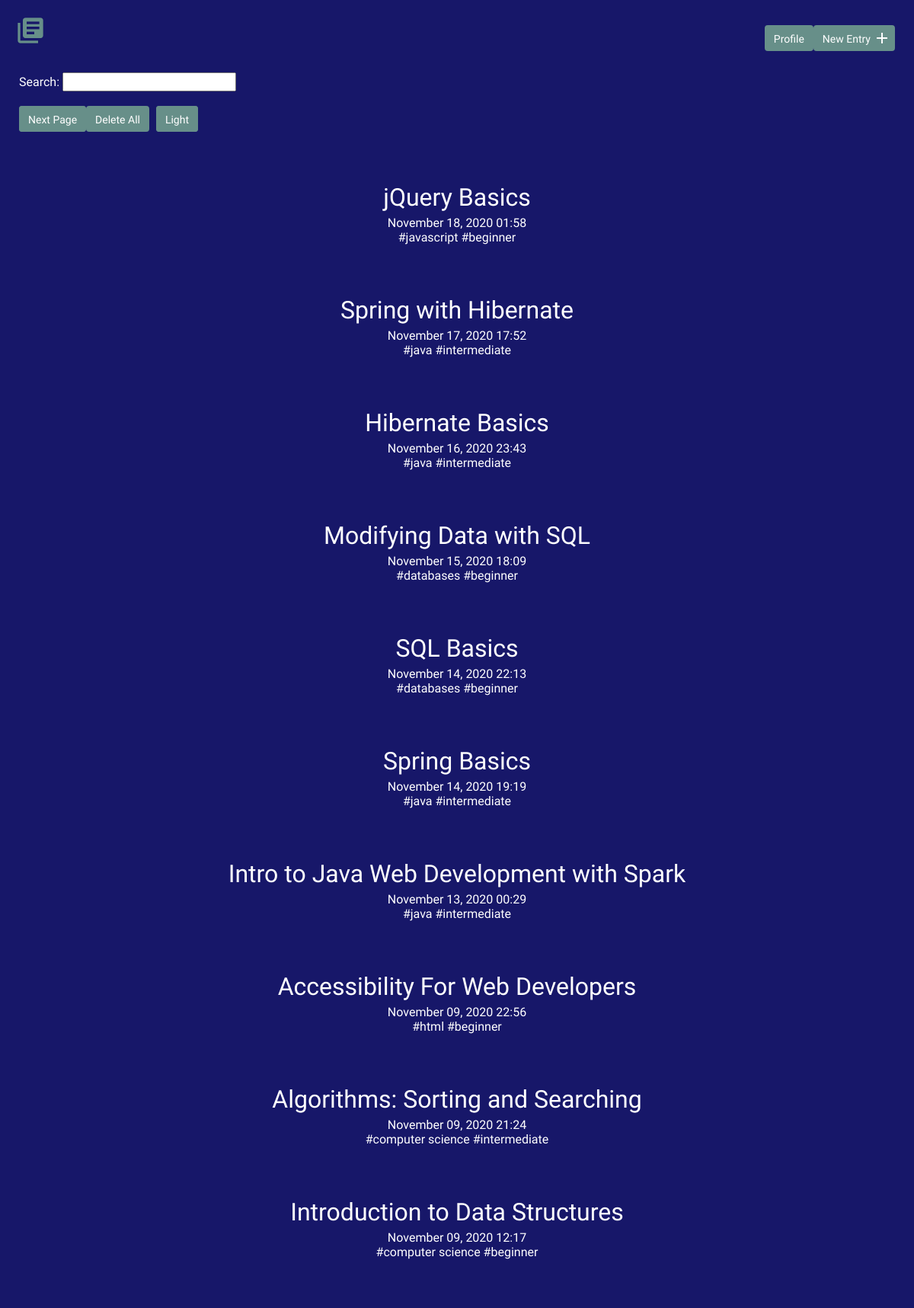
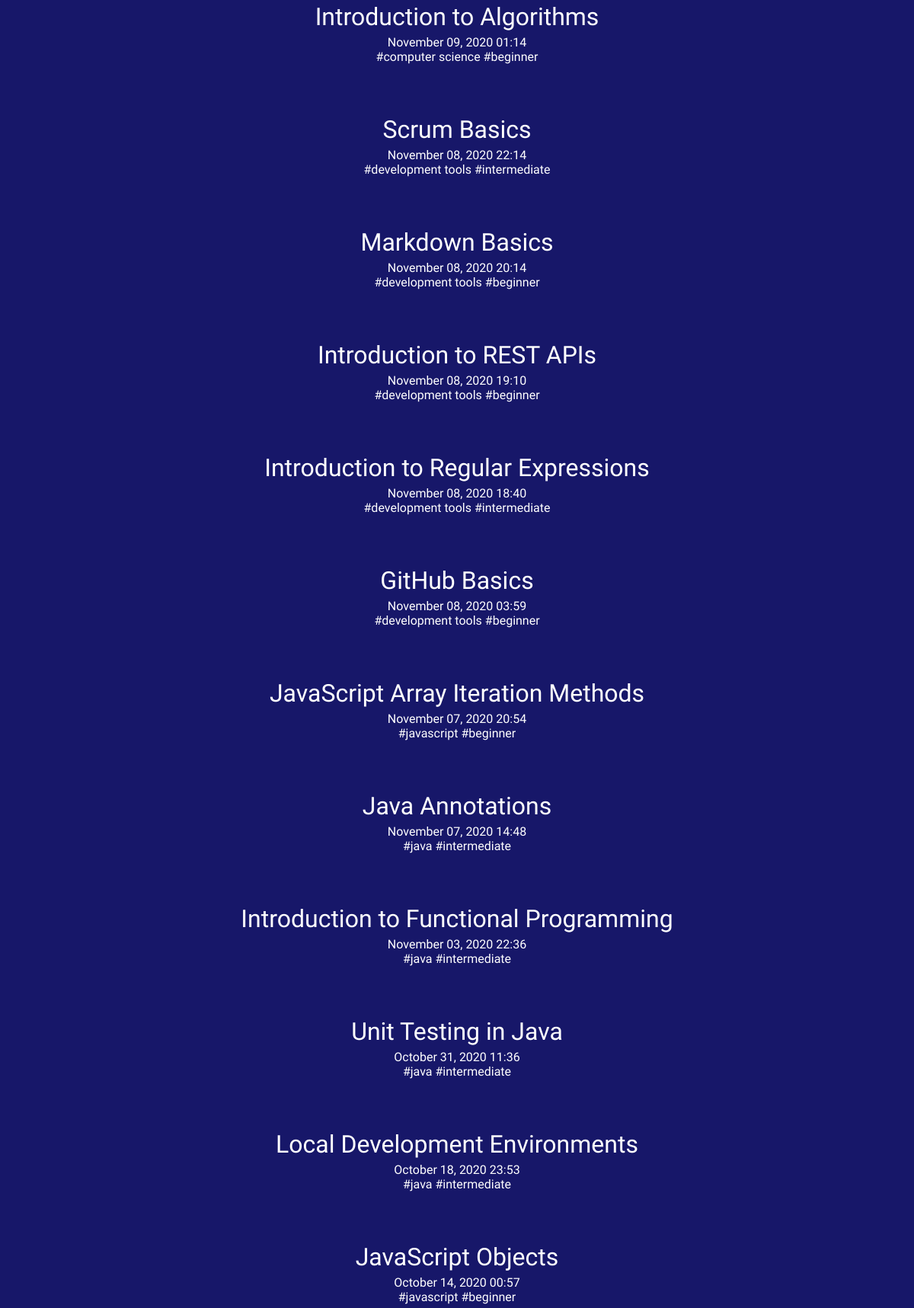
The page / (upper part) on the database its author committed (2 pictures, top to bottom).
### tables this page shows
CREATE TABLE "entries" (
	"id"	INTEGER NOT NULL PRIMARY KEY AUTOINCREMENT,
	"title"	TEXT NOT NULL,
	"date"	TEXT NOT NULL,
	"time"	TEXT NOT NULL,
	"time_spent_h"	INTEGER NOT NULL,
	"time_spent_m"	INTEGER NOT NULL,
	"learned"	BLOB NOT NULL,
	"resources"	BLOB
);

### inc/functions.php (called while the page is built, shortened)
<?php
function get_entry_list($limit, $offset) {
    include 'connection.php';
    $sql = "SELECT id, title, date, time FROM entries ";
    $sql .= "ORDER BY date DESC, time DESC, id DESC LIMIT :limit OFFSET :offset";
    try {
        $results = $db->prepare($sql);
        $results->bindValue('limit', $limit, PDO::PARAM_INT);
        $results->bindValue('offset', $offset, PDO::PARAM_INT);
        $results->execute();
    } catch (Exception $e) {
        echo "Error: " . $e->getMessage() . "<br>";
        return array();
    }
    return $results->fetchAll();
}
function get_tags($entry_id) {
    include 'connection.php';
    $sql = 'SELECT tag FROM tags ';
    $sql .= 'JOIN entry_tag ON tags.id = entry_tag.tag_id ';
    $sql .= 'JOIN entries ON entry_tag.entry_id = entries.id ';
    $sql .= 'WHERE entries.id = :entry_id';
    try {
        $results = $db->prepare($sql);
        $results->bindValue('entry_id', $entry_id, PDO::PARAM_INT);
        $results->execute();
    } catch (Exception $e) {
        echo "Error: " . $e->getMessage() . "<br>";
        return array();
    }
    return $results->fetchAll(PDO::FETCH_COLUMN, 0);
}

### index.php (the view, shortened to what this page needs)
<?php
require 'inc/functions.php';
$page = filter_input(INPUT_GET, 'p', FILTER_SANITIZE_NUMBER_INT);
if (empty($page)) {
    $page = 1;
}
$limit = 25;
$offset = $limit * ($page - 1);
include 'inc/header.php';
?>
    <section>
      <div class="container">
        <form method="get">
          Search:
          <input type="search" name="search" required>
        </form>
        <br>
        <?php
        if (empty($entries) && count(get_entry_list($limit, $offset)) >= $limit) {
            echo "<a href='index.php?p=" . ($page+1). "' class='button'>Next Page</a>";
        }
        if (!empty(get_entry_list($limit, $offset))) {
            echo "<input type='submit' class='button' value='Delete All' onclick='confirmDeleteAll()'>";
        }
        ?>
        <?php
        if (!empty($entries) && $page > 1) {
            echo "<a href='index_l.php?search=" . trim($search) . "&p=" . $page . "' class='button'>Light</a>";
        } elseif (!empty($entries) && $page == 1) {
            echo "<a href='index_l.php?search=" . trim($search) . "' class='button'>Light</a>";
        } elseif (empty($entries) && $page > 1) {
            echo "<a href='index_l.php?p=" . $page . "' class='button'>Light</a>";
        } else {
            echo "<a href='index_l.php' class='button'>Light</a>";
        }
        ?>
        <div class="entry-list">
          <?php
          if (isset($entries)) {
              foreach ($entries as $entry) {
                  echo "<article>";
                  echo "<h2><a href='detail.php?id=" . $entry['id'] . "'>" . $entry['title'] . "</a></h2>";
                  echo "<time datetime='" . $entry['date'] . " " . $entry['time'] . "'>" . date("F d, Y H:i", strtotime($entry['date'] . " " . $entry['time'])) . "</time><br>";
                  $tags = get_tags($entry['id']);
                  foreach ($tags as $tag) {
                      echo "<a href='tags.php?tag=" . $tag . "'>#" . $tag . "</a> ";
                  }
                  echo "</article>";
              }
          } else {
              foreach (get_entry_list($limit, $offset) as $item) {
                  echo "<article>";
                  echo "<h2><a href='detail.php?id=" . $item['id'] . "'>" . $item['title'] . "</a></h2>";
                  echo "<time datetime='" . $item['date'] . " " . $item['time'] . "'>" . date("F d, Y H:i", strtotime($item['date'] . " " . $item['time'])) . "</time><br>";
                  $tags = get_tags($item['id']);
                  foreach ($tags as $tag) {
                      echo "<a href='tags.php?tag=" . $tag . "'>#" . $tag . "</a> ";
                  }
                  echo "</article>";
              }
          }
          ?>
        </div>
      </div>
    </section>
<?php include 'inc/footer.php'; ?>

### css/site.css (style rules this page uses)
body { font-size: 16px; font-family: 'Cousine', serif; font-weight: 400; color: #fff; background-color: #171769; }
.container { margin: 0 auto; padding: 0 25px; }
a { text-decoration: none; color: #fff; }
.button { padding: 8px 10px 6px 10px; background: #678f89; border: 2px solid #678f89; border-radius: 4px; text-decoration: none; color: #fff; position: relative; text-align: center; font-size: 14px; }
h1, h2, h3 { margin: 0; font-weight: 400; line-height: 1em; color: #fff; }
h2 { font-size: 32px; }
.entry-list, .edit-entry, .new-entry { max-width: 800px; margin: 0 auto; padding: 70px 0 150px 0; }
.entry-list article { margin-bottom: 70px; text-align: center; }
.entry-list article h2 { margin-bottom: 8px; }
form input, form select, form textarea { color: #000; }
input[type=submit] { margin-right: 5px; }

### rows shown on the page
entries: title "jQuery Basics", date+time "November 18, 2020 01:58", tag "javascript", tag "beginner"
entries: title "Spring with Hibernate", date+time "November 17, 2020 17:52", tag "java", tag "intermediate"
entries: title "Hibernate Basics", date+time "November 16, 2020 23:43", tag "java", tag "intermediate"
entries: title "Modifying Data with SQL", date+time "November 15, 2020 18:09", tag "databases", tag "beginner"
entries: title "SQL Basics", date+time "November 14, 2020 22:13", tag "databases", tag "beginner"
entries: title "Spring Basics", date+time "November 14, 2020 19:19", tag "java", tag "intermediate"
entries: title "Intro to Java Web Development with Spark", date+time "November 13, 2020 00:29", tag "java", tag "intermediate"
entries: title "Accessibility For Web Developers", date+time "November 09, 2020 22:56", tag "html", tag "beginner"
entries: title "Algorithms: Sorting and Searching", date+time "November 09, 2020 21:24", tag "computer science", tag "intermediate"
entries: title "Introduction to Data Structures", date+time "November 09, 2020 12:17", tag "computer science", tag "beginner"
entries: title "Introduction to Algorithms", date+time "November 09, 2020 01:14", tag "computer science", tag "beginner"
entries: title "Scrum Basics", date+time "November 08, 2020 22:14", tag "development tools", tag "intermediate"
entries: title "Markdown Basics", date+time "November 08, 2020 20:14", tag "development tools", tag "beginner"
entries: title "Introduction to REST APIs", date+time "November 08, 2020 19:10", tag "development tools", tag "beginner"
entries: title "Introduction to Regular Expressions", date+time "November 08, 2020 18:40", tag "development tools", tag "intermediate"
entries: title "GitHub Basics", date+time "November 08, 2020 03:59", tag "development tools", tag "beginner"
entries: title "JavaScript Array Iteration Methods", date+time "November 07, 2020 20:54", tag "javascript", tag "beginner"
entries: title "Java Annotations", date+time "November 07, 2020 14:48", tag "java", tag "intermediate"
entries: title "Introduction to Functional Programming", date+time "November 03, 2020 22:36", tag "java", tag "intermediate"
entries: title "Unit Testing in Java", date+time "October 31, 2020 11:36", tag "java", tag "intermediate"
entries: title "Local Development Environments", date+time "October 18, 2020 23:53", tag "java", tag "intermediate"
entries: title "JavaScript Objects", date+time "October 14, 2020 00:57", tag "javascript", tag "beginner"
